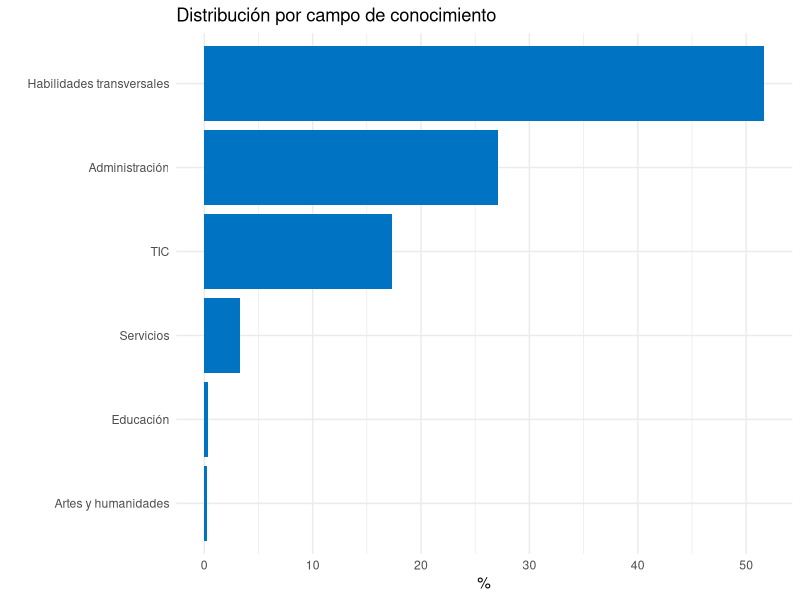
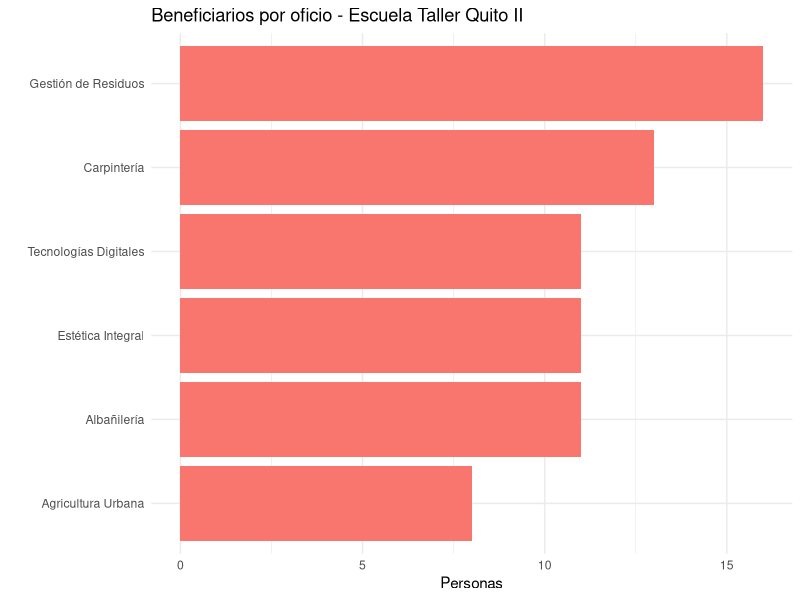
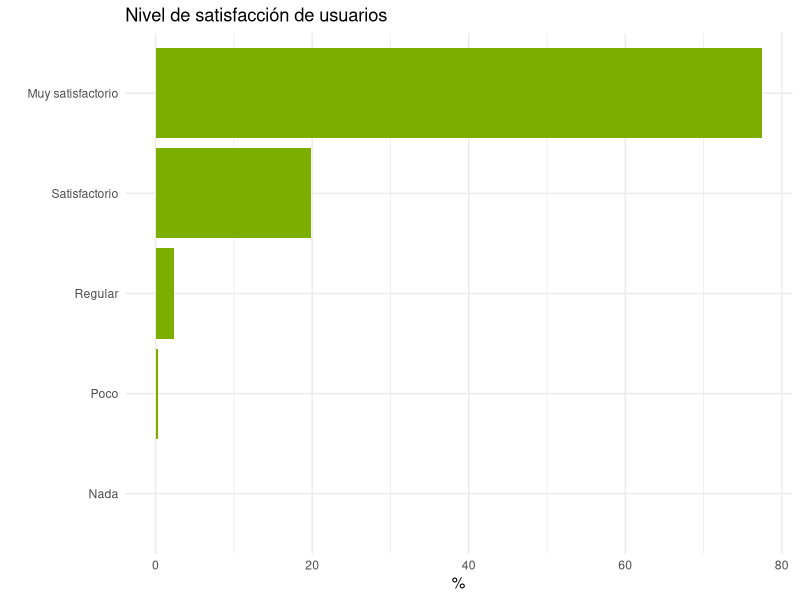

Write the R code that produced these figures, in order.
## ---- chunk 1
knitr::opts_chunk$set(echo = FALSE, message = FALSE, warning = FALSE)
library(tidyverse)
library(kableExtra)
library(ggplot2)
library(readr)

## ---- chunk 2
capacitacion <- read_csv("datos/capacitacion.csv")
kable(capacitacion, caption = "Personas capacitadas por trimestre") %>%
  kable_styling(latex_options = "hold_position")
## ---- chunk 3
campos <- read_csv("datos/campos_conocimiento.csv")
ggplot(campos, aes(x = reorder(Campo, Porcentaje), y = Porcentaje)) +
  geom_col(fill = "#0073C2FF") +
  coord_flip() +
  labs(title = "Distribución por campo de conocimiento", x = "", y = "%") +
  theme_minimal()
## ---- chunk 4
perfil <- read_csv("datos/perfil.csv")
kable(perfil, caption = "Distribución de usuarios por características demográficas") %>%
  kable_styling(latex_options = "hold_position")
## ---- chunk 5
ferias <- read_csv("datos/ferias.csv")
kable(ferias, caption = "Resumen de ferias de empleo 2024") %>%
  kable_styling(latex_options = "hold_position")
## ---- chunk 6
bolsa <- read_csv("datos/bolsa.csv")
kable(bolsa, caption = "Indicadores de la Bolsa Metropolitana de Empleo") %>%
  kable_styling(latex_options = "hold_position")
## ---- chunk 7
escuela <- read_csv("datos/escuela_taller.csv")
ggplot(escuela, aes(x = reorder(Oficio, Beneficiarios), y = Beneficiarios)) +
  geom_col(fill = "#F8766D") +
  coord_flip() +
  labs(title = "Beneficiarios por oficio - Escuela Taller Quito II", x = "", y = "Personas") +
  theme_minimal()
## ---- chunk 8
satisfaccion <- tibble(
  Nivel = c("Muy satisfactorio", "Satisfactorio", "Regular", "Poco", "Nada"),
  Porcentaje = c(77.47, 19.80, 2.32, 0.30, 0.10)
)

ggplot(satisfaccion, aes(x = reorder(Nivel, Porcentaje), y = Porcentaje)) +
  geom_col(fill = "#7CAE00") +
  coord_flip() +
  labs(title = "Nivel de satisfacción de usuarios", x = "", y = "%") +
  theme_minimal()
